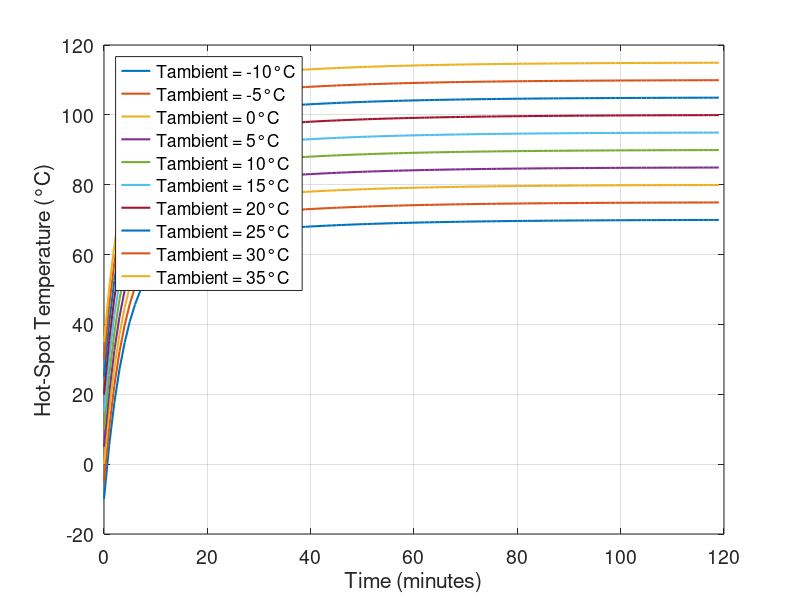
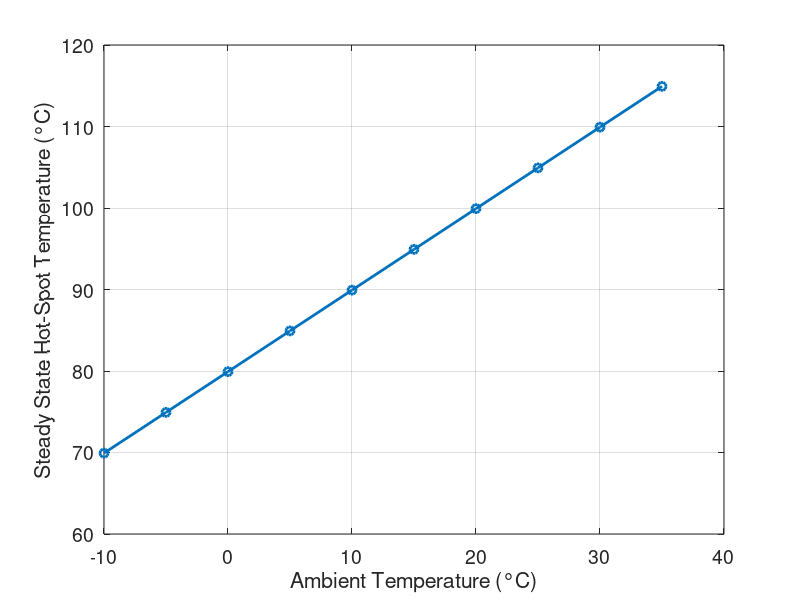
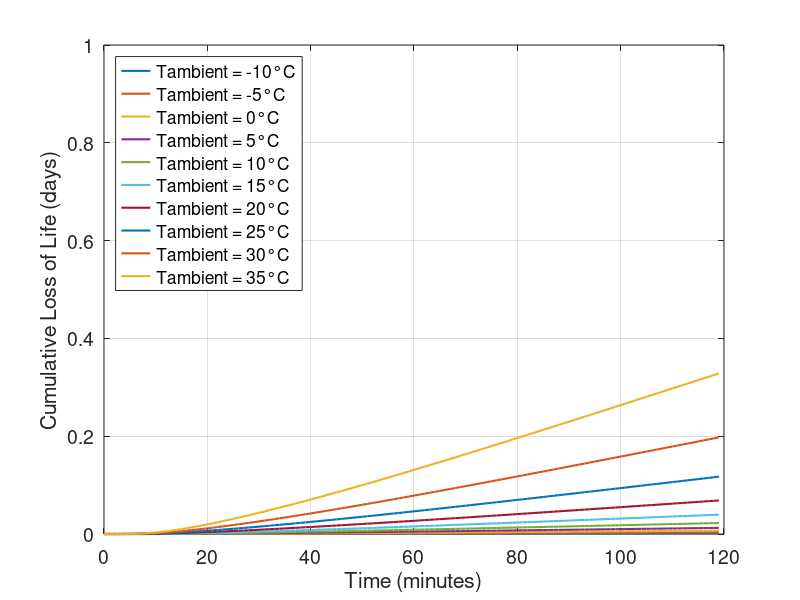

Source code (MATLAB) for these figures, in order:
clc; clear; close all;

% Constants
delta_theta_or = 45;     % Top-oil temperature rise at rated losses, K
delta_theta_hr = 35;     % Hot-spot-to-top-oil gradient at rated current, K
tao_0 = 150;             % Average oil time constant, min
tao_w = 7;               % Winding time constant, min
R = 8;                   % Ratio of load losses at rated current to no-load losses
x = 0.8;                 % Oil exponent
y = 1.3;                 % Winding exponent
k11 = 0.5;
k21 = 2;
k22 = 2;
Dt = 3;                  % Time step, minutes

% Time range
T_total = 120;  % Total simulation time
time = (0:1:T_total-1)'; % 1-min step time vector
time_steps = length(time);

% Define ambient temperatures
Tambient_values = -10:5:35; % Ambient temp range
num_cases = length(Tambient_values);

% Initialize storage
TOT_cases = NaN(time_steps, num_cases);
HST_cases = NaN(time_steps, num_cases);
final_HST = NaN(1, num_cases);
LOL_cumulative_days_all = NaN(time_steps, num_cases); % <<< Storage for cumulative LOL in days

% Load factor is constant
K = ones(time_steps, 1) * 1;

% Loop over all ambient temperatures
for case_num = 1:num_cases
    Tambient = Tambient_values(case_num); % Current ambient temp

    % Initialize
    TOT = NaN(time_steps, 1);
    HST = NaN(time_steps, 1);
    PU_life = NaN(time_steps, 1);
    LOL_cumulative_minutes = NaN(time_steps, 1);

    % Initial conditions (cold start)
    TOT(1) = Tambient;
    HST(1) = Tambient;
    delta_theta_h1 = 0;
    delta_theta_h2 = 0;

    % Iteration
    for i = 2:time_steps
        D_theta_0 = (Dt / (k11 * tao_0)) * ...
            (((1 + K(i)^2 * R) / (1 + R))^x * delta_theta_or - (TOT(i-1) - Tambient));
        TOT(i) = TOT(i-1) + D_theta_0;

        D_delta_theta_h1 = (Dt / (k22 * tao_w)) * (k21 * delta_theta_hr * K(i)^y - delta_theta_h1);
        delta_theta_h1 = delta_theta_h1 + D_delta_theta_h1;

        D_delta_theta_h2 = (Dt / ((1 / k22) * tao_0)) * ((k21 - 1) * delta_theta_hr * K(i)^y - delta_theta_h2);
        delta_theta_h2 = delta_theta_h2 + D_delta_theta_h2;

        delta_theta_h = delta_theta_h1 - delta_theta_h2;
        HST(i) = TOT(i) + delta_theta_h;
    end

    % Calculate per-unit life
    PU_life = exp(15000 / 383 - 15000 ./ (HST + 273));

    % Cumulative loss of life in minutes
    LOL_cumulative_minutes = cumsum(PU_life) * Dt;

    % Convert to days
    LOL_cumulative_days_all(:, case_num) = LOL_cumulative_minutes / (24 * 60);

    % Store final HST
    TOT_cases(:, case_num) = TOT;
    HST_cases(:, case_num) = HST;
    final_HST(case_num) = HST(end);
end

%% Plot Hot-Spot Temperatures for Different Ambient Temperatures
figure;
plot(time, HST_cases, 'LineWidth', 1.5);
grid on;
xlabel('Time (minutes)', 'FontSize', 16);
ylabel('Hot-Spot Temperature (°C)', 'FontSize', 16);
legend(arrayfun(@(T) sprintf('Tambient = %d°C', T), Tambient_values, 'UniformOutput', false), ...
    'Location', 'northwest', 'FontSize', 12);
%title('Hot-Spot Temperature vs Time for Different Ambient Temperatures', 'FontSize', 18);
set(gca, 'FontSize', 14);

%% Plot Final Hot-Spot Temperature vs Ambient Temperature
figure;
plot(Tambient_values, final_HST, 'o-', 'LineWidth', 2, 'MarkerSize', 6);
grid on;
xlabel('Ambient Temperature (°C)', 'FontSize', 16);
ylabel('Steady State Hot-Spot Temperature (°C)', 'FontSize', 16);
%title('Final Hot-Spot Temperature vs Ambient Temperature', 'FontSize', 18);
set(gca, 'FontSize', 14);

%% Plot Cumulative Loss of Life in Days
figure;
plot(time, LOL_cumulative_days_all, 'LineWidth', 1.5);
grid on;
xlabel('Time (minutes)', 'FontSize', 16);
ylabel('Cumulative Loss of Life (days)', 'FontSize', 16);
legend(arrayfun(@(T) sprintf('Tambient = %d°C', T), Tambient_values, 'UniformOutput', false), ...
    'Location', 'northwest', 'FontSize', 12);

ylim([0 1]);             % <<< Set y-axis limit from 0 to 1
yticks(0:0.2:1);         % <<< Set y-ticks every 0.2
set(gca, 'FontSize', 14);



%title('Cumulative Loss of Life vs Time (Days)', 'FontSize', 18);
